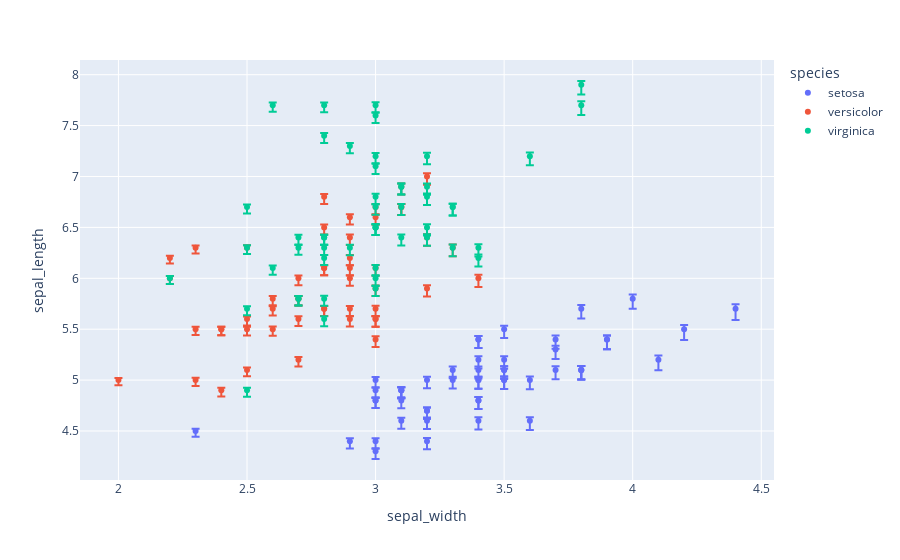

The cell this chart's notebook holds for it:
### Markdown cell above
### Asymmetric Error Bars with Plotly Express

### Code cell
import plotly.express as px
df = px.data.iris()
df["e_plus"] = df["sepal_width"]/100
df["e_minus"] = df["sepal_width"]/40
fig = px.scatter(df, x="sepal_width", y="sepal_length", color="species",
                 error_y="e_plus", error_y_minus="e_minus")
fig.show()
